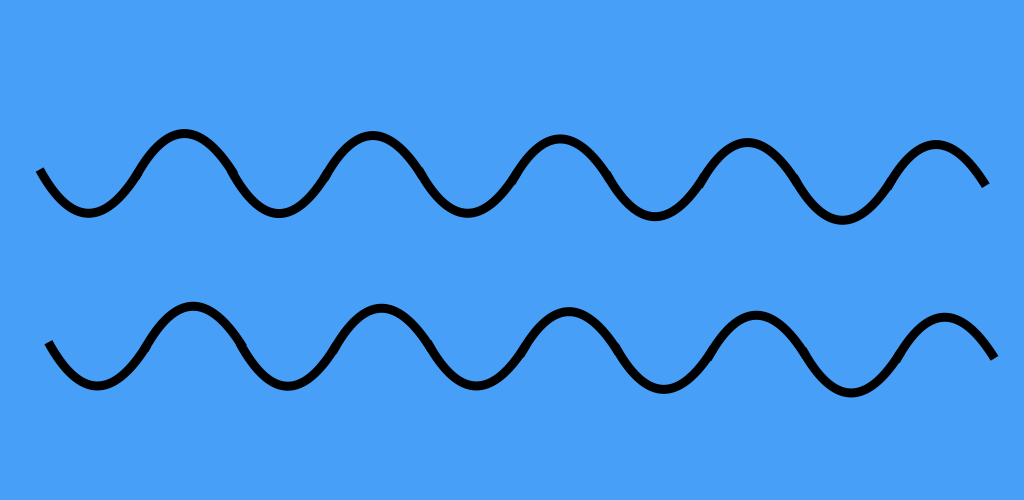
#> input picture data/visualcombolock/grid_objects/water1.png, 1024 x 500 px, given in place of circle1.png, which was not available
$ python grid_world.py   (older library calls are emulated)
#> lines starting #> are read from the running program, lines starting #| are printed output that depends on the picture; pictures that were not available may be replaced by others from this repository, and a replacement may not be noted
import random
import numpy as np

from PIL import Image
from matplotlib import pyplot as plt
from environments.environment_package.abstract_environment import AbstractEnvironment


class Setup:

    def __init__(self, grid_size, horizon, start_pos, blocked_states, goal_pos):

        self.grid_size = grid_size
        self.horizon = horizon
        self.start_pos = start_pos
        self.blocked_states = blocked_states
        self.goal_pos = goal_pos

    def get_grid_size(self):
        return self.grid_size

    def get_horizon(self):
        return self.horizon

    def get_start_pos(self):
        return self.start_pos

    def get_blocked_states(self):
        return self.blocked_states

    def get_goal_pos(self):
        return self.goal_pos


class GridWorld(AbstractEnvironment):
    """ Find the hidden key in a grid world """

    IMAGE, FEATURE = range(2)

    def __init__(self, num_grid_row, num_grid_col, horizon, obs_dim, vary_instance=True):
        """
        :param num_grid_row: Number of rows in the grid
        :param num_grid_col: Number of columns in the grid
        :param horizon: Horizon of the problem
        :param obs_dim: The dimension of the image (list of size 4) or feature (one natural number)
        :param vary_instance: Vary the instance of the object class when creating images
        """
#> called with num_grid_row = 4, num_grid_col = 4, horizon = 7, vary_instance = True

        self.num_grid_row = num_grid_row
        self.num_grid_col = num_grid_col
        self.setup = self._get_setup_4_by_4(horizon)
        self.agent_pos = self.setup.get_start_pos()
        self.blocked_states = self.setup.get_blocked_states()
        self.time_step = 0
        self.reachable_states = None
        self.vary_instance = vary_instance

        if type(obs_dim) == list:

            self.feature_type = GridWorld.IMAGE

            frame, image_height, image_width, channel = obs_dim
            assert frame == 1 and channel == 3, "Unsupported configuration"

            self.pixel_per_grid = (int(image_height/num_grid_row), int(image_width/num_grid_col))

            assert self.pixel_per_grid[0] > 0 and self.pixel_per_grid[1] > 0, \
                "Must have space for grids. Make image larger or reduce grid size."

            # Create a green background
            image_r = np.zeros((image_height, image_width, 1), dtype=np.float32)
            image_g = np.ones((image_height, image_width, 1), dtype=np.float32)
            image_b = np.zeros((image_height, image_width, 1), dtype=np.float32)
            self.background = np.concatenate([image_r, image_g, image_b], axis=2)
            self.background = Image.fromarray(self.background.astype(np.uint8))
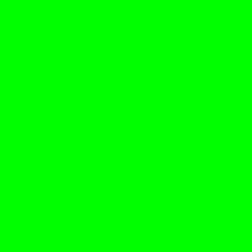
#> self.background: PIL image 84x84 RGB (shown 3 times larger); mean R, G, B 0, 1, 0; drawn with 1 as white
            self.current_background = self.background

            # Read objects
            self.object_images, self.agent_image = self._read__objects()

            # Select an object for each blocked state
            self.blocked_state_object_map = {}
            object_classes = list(self.object_images.keys())

            for i in range(0, self.num_grid_row):
                for j in range(0, self.num_grid_col):
                    if self.blocked_states[i][j]:
                        self.blocked_state_object_map[(i, j)] = random.choice(object_classes)

        elif type(obs_dim) == int:

            self.feature_type = GridWorld.FEATURE
            self.noise_feature = obs_dim - num_grid_row * num_grid_col
            self.obs_dim = obs_dim

        else:
            raise AssertionError("Unhandled type %r" % type(obs_dim))

    def _read__objects(self):

        # Object class contains a unique name and a set of object instances that are treated as equivalent.
        # Between transitions the object can change from one instance to another without affecting the state.
        object_classes = {"circle": ["circle1", "circle2"],
                          "lava": ["lava1", "lava2", "lava3", "lava4"],
                          "star": ["star1", "star2"],
                          "square": ["square1"],
                          "cross": ["cross1", "cross2"],
                          "triangle": ["triangle1", "triangle2"]}

        object_images = {}

        for object_class in object_classes:

            object_images[object_class] = []
            for name in object_classes[object_class]:

                img = Image.open("./data/gridworld/grid_objects/%s.png" % name)
#> img is the input picture: PIL image 1024x500 RGBA; mean R, G, B, A 67.8, 151.9, 236.9, 255
                img = img.convert("RGBA")
                img = img.resize(self.pixel_per_grid)
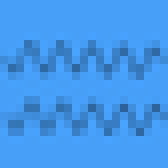
#> img: PIL image 21x21 RGBA (shown 8 times larger); mean R, G, B, A 67.8, 151.9, 236.9, 255
                pixdata = img.load()

                for i in range(0, self.pixel_per_grid[0]):
                    for j in range(0, self.pixel_per_grid[1]):
                        if pixdata[i, j] == (255, 255, 255, 255):
                            pixdata[i, j] = (255, 255, 255, 0)

                object_images[object_class].append(img)
#> pass 2 of the loop in _read__objects, `for object_class in object_classes:`:
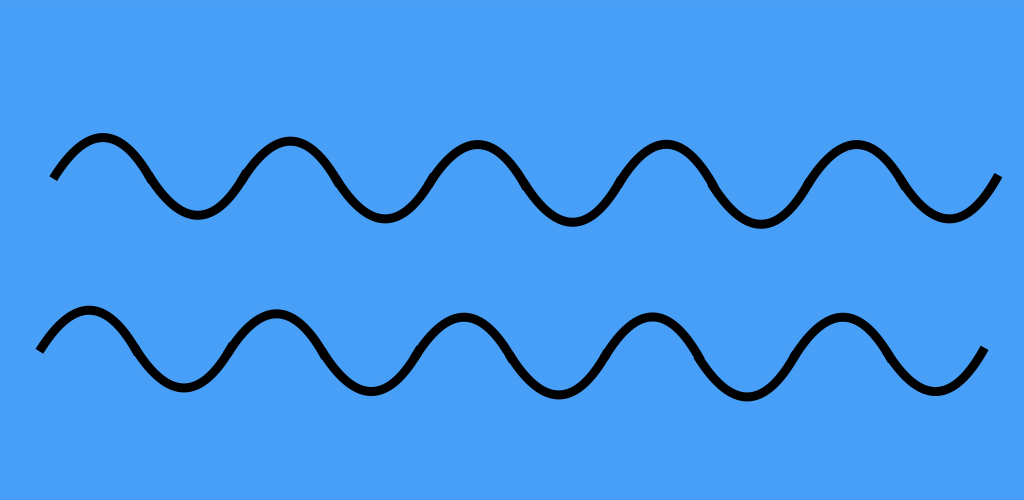
#> input picture data/visualcombolock/grid_objects/water2.png, 1024 x 500 px, given in place of lava1.png, which was not available
#> in _read__objects, img is the input picture: PIL image 1024x500 RGBA; mean R, G, B, A 67.8, 151.9, 237, 255
#> in _read__objects, `img = img.resize(self.pixel_per_grid)`:
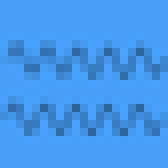
#> img: PIL image 21x21 RGBA (shown 8 times larger); mean R, G, B, A 67.8, 151.9, 236.9, 255

        agent_image = Image.open("./data/gridworld/grid_objects/agent.png")
        agent_image = agent_image.convert("RGBA")
        agent_image = agent_image.resize(self.pixel_per_grid)
        pixdata = agent_image.load()

        for i in range(0, self.pixel_per_grid[0]):
            for j in range(0, self.pixel_per_grid[1]):
                if pixdata[i, j] == (255, 255, 255, 255):
                    pixdata[i, j] = (255, 255, 255, 0)

        return object_images, agent_image

    @staticmethod
    def _get_setup_4_by_4(horizon):

        blocked_states = np.zeros((4, 4), dtype=np.bool)

        blocked_states[1][1] = True
        blocked_states[1][2] = True
        blocked_states[2][1] = True
        blocked_states[3][1] = True

        goal_pos = (3, 2)
        # reward_func = lambda pos: 1.0 if pos == (3, 2) else 0.0

        return Setup(grid_size=(4, 4), horizon=horizon,
                     start_pos=(0, 0), blocked_states=blocked_states, goal_pos=goal_pos)

    # [20 lines left out: function get_reachable_states, not called in this run]

    def get_num_states(self):

        return self.num_grid_row * self.num_grid_col

    # [105 lines left out: functions reset, make_obs, make_image, make_feature, step, _dynamics and 1 more, not called in this run]


if __name__ == "__main__":

    import imageio

#> (the run stopped early here; a loop or call above may not have finished)
